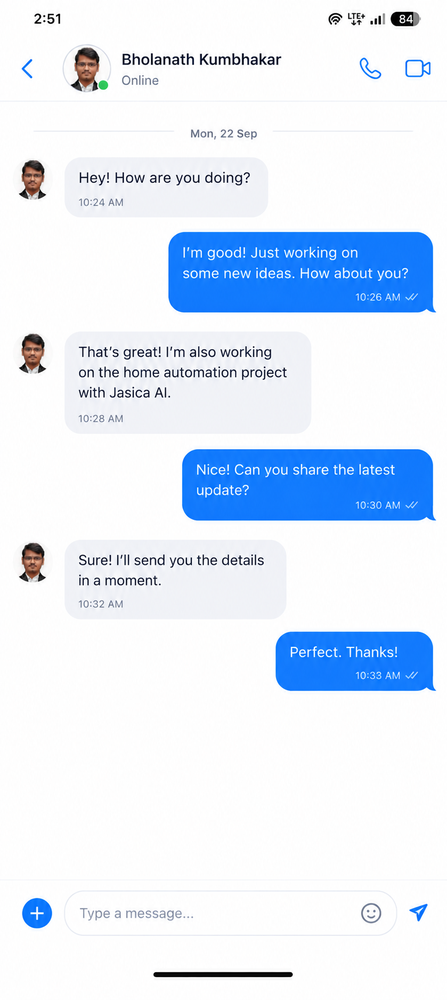
#> input picture app/ChatGPT Image Sep 30, 2026, 03_31_48 PM.png, 447 x 1000 px, shrunk from 839 x 1875 before the run
$ python -i create_sticker.py   (imports and definitions only)
#> lines starting #> are read from the running program, lines starting #| are printed output that depends on the picture; after the words box and inside, x2 and y2 are one past the last pixel; in counts of white or black regions, pixels touching at a corner belong together
#> further down, picture is the input picture: PIL image 447x1000 RGB; mean R, G, B 223.8, 234.7, 249.1
#!/usr/bin/env python3
"""
ChromaStudio - Auto Background Remover & 5px White Border Sticker Generator
=============================================================================
Creates die-cut stickers for Stories, Chats, and Messages:
1. Automatically removes image backgrounds using AI segmentation (rembg) or
   built-in morphological color-distance segmentation.
2. Automatically applies a crisp 5px white die-cut border with smooth anti-aliasing.
3. Supports optional drop shadow, batch directory processing, and custom tolerances.

Usage:
    python create_sticker.py input.jpg output.png
    python create_sticker.py photo.png --border 5 --shadow
    python create_sticker.py --dir ./my_photos --out ./stickers
"""

import sys
import os
import argparse
from typing import Tuple, Optional
from PIL import Image, ImageFilter, ImageOps
import numpy as np

# Try importing rembg for high-fidelity AI background removal
try:
    import rembg
    HAS_REMBG = True
except ImportError:
    HAS_REMBG = False


# [71 lines left out: functions remove_background_ai, remove_background_fallback, remove_background, not called in this run]


def add_sticker_border(
    image: Image.Image,
    border_px: int = 5,
    border_color: Tuple[int, int, int, int] = (255, 255, 255, 255),
    add_shadow: bool = False,
    feather_px: float = 0.5
) -> Image.Image:
    """
    Applies an authentic die-cut white border of specified pixel width around
    the transparent subject mask, with anti-aliasing and optional drop shadow.
    """
#> called with border_px = 5, border_color = (255, 255, 255, 255), add_shadow = False, feather_px = 0.5
    rgba = image.convert("RGBA")
    w, h = rgba.size
#> w = 447; h = 1000

    # Extra padding to ensure border and shadow do not touch the image boundaries
    pad = border_px + (15 if add_shadow else 6)
    new_w = w + pad * 2
#> new_w = 469
    new_h = h + pad * 2
#> new_h = 1022

    # Canvas for padded foreground
    padded_fg = Image.new("RGBA", (new_w, new_h), (0, 0, 0, 0))
#> padded_fg: PIL image 469x1022 RGBA; every value is 0
    padded_fg.paste(rgba, (pad, pad), rgba)
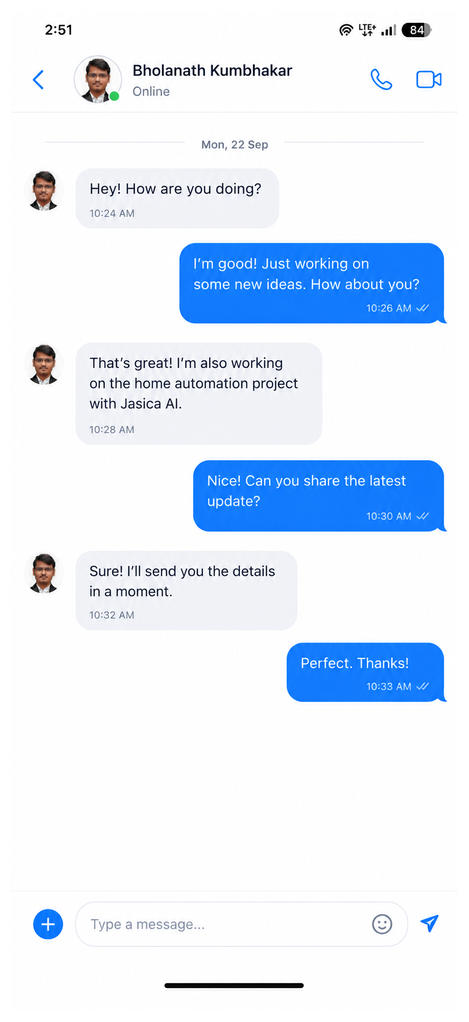
#> padded_fg: PIL image 469x1022 RGBA; mean R, G, B, A 208.7, 218.9, 232.3, 237.8; transparent parts drawn white

    # Extract alpha channel
    alpha = padded_fg.split()[3]
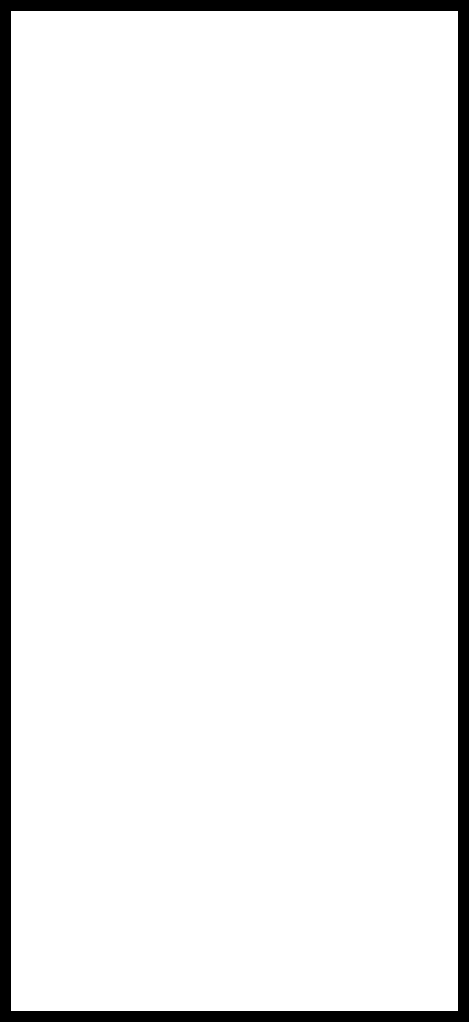
#> alpha: PIL image 469x1022 L; 93.3% white; 1 black region, box (x1, y1, x2, y2) and area: (0, 0, 469, 1022) 32318

    # 1. Dilation: Expand the alpha mask by border_px
    # In PIL, MaxFilter with size (2 * border_px + 1) expands non-zero pixels by border_px
    filter_size = max(3, 2 * border_px + 1)
    dilated_alpha = alpha.filter(ImageFilter.MaxFilter(filter_size))
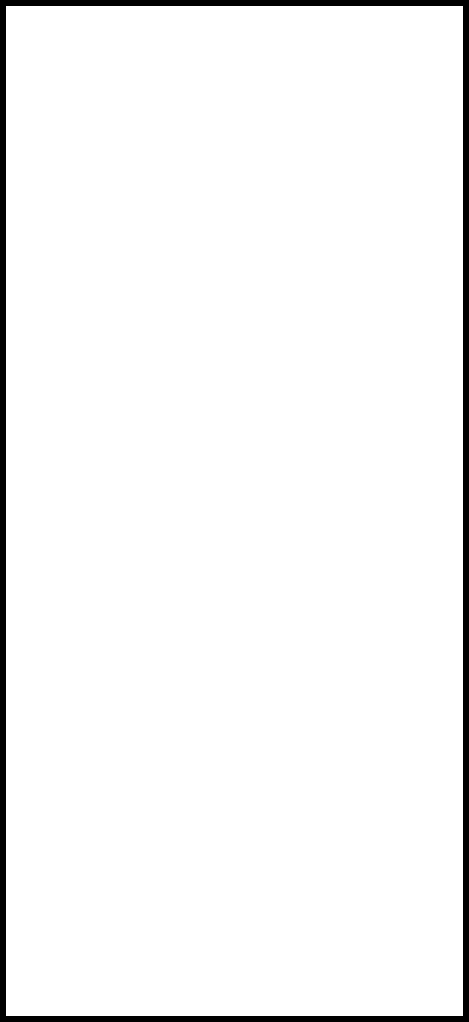
#> dilated_alpha: PIL image 469x1022 L; 96.3% white; 1 black region, box (x1, y1, x2, y2) and area: (0, 0, 469, 1022) 17748

    # Anti-alias smoothing for the die-cut border
    if feather_px > 0:
        dilated_alpha = dilated_alpha.filter(ImageFilter.GaussianBlur(feather_px))

    # 2. Create the border image
    border_img = Image.new("RGBA", (new_w, new_h), border_color)
#> border_img: PIL image 469x1022 RGBA; every value is 255
    border_img.putalpha(dilated_alpha)

    # 3. Create composite canvas
    result = Image.new("RGBA", (new_w, new_h), (0, 0, 0, 0))

    # 4. Optional subtle sticker drop shadow for contrast
    if add_shadow:
        shadow_filter_size = max(5, filter_size + 4)
        shadow_mask = dilated_alpha.filter(ImageFilter.MaxFilter(shadow_filter_size))
        shadow_mask = shadow_mask.filter(ImageFilter.GaussianBlur(3.5))
        shadow_img = Image.new("RGBA", (new_w, new_h), (0, 0, 0, 90))
        shadow_img.putalpha(shadow_mask)
        # Offset shadow slightly down-right
        result.paste(shadow_img, (2, 3), shadow_img)

    # 5. Composite white border, then foreground subject
    result.paste(border_img, (0, 0), border_img)
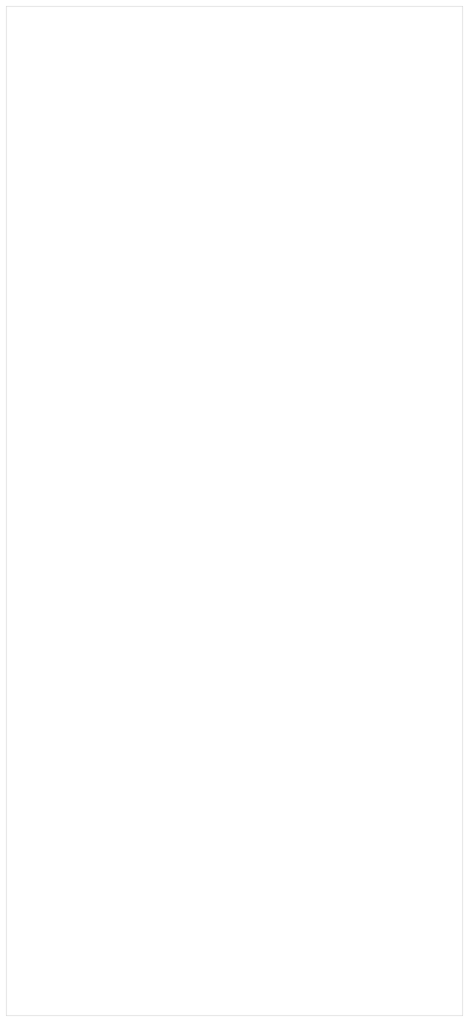
#> result: PIL image 469x1022 RGBA; mean R, G, B, A 245.6, 245.6, 245.6, 245.2; transparent parts drawn white
    result.paste(padded_fg, (0, 0), padded_fg)

    # 6. Auto-crop transparent bounding box with neat 4px margin
    bbox = result.getbbox()
#> bbox = (5, 5, 464, 1017)
    if bbox:
        crop_box = (
            max(0, bbox[0] - 4),
            max(0, bbox[1] - 4),
            min(new_w, bbox[2] + 4),
            min(new_h, bbox[3] + 4)
        )
#> crop_box = (1, 1, 468, 1021)
        result = result.crop(crop_box)
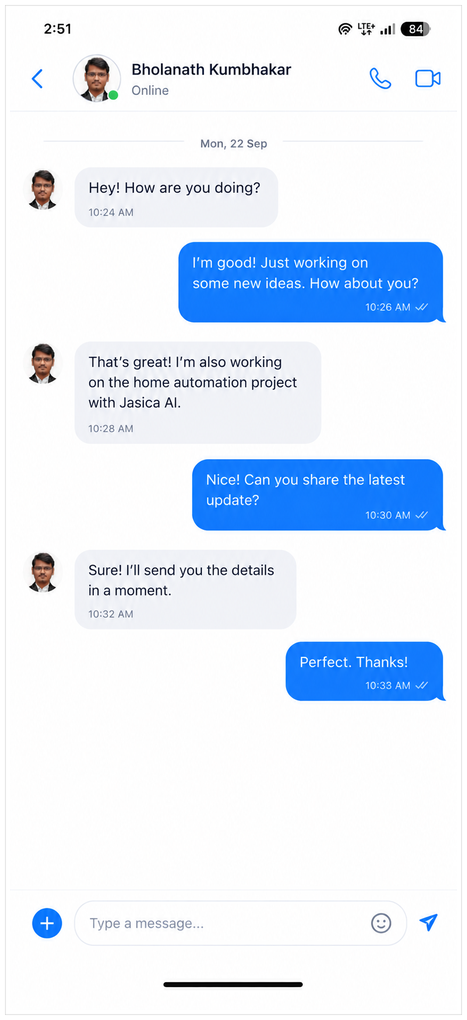
#> result: PIL image 467x1020 RGBA; mean R, G, B, A 217.8, 228.1, 241.5, 246.8; transparent parts drawn white

    return result


# [124 lines left out: functions create_sticker, parse_color, main, not called in this run]


# [2 lines not run here, left out]

>>> from PIL import Image
>>> picture = Image.open('app/ChatGPT Image Sep 30, 2026, 03_31_48 PM.png')
>>> result = add_sticker_border(picture)
